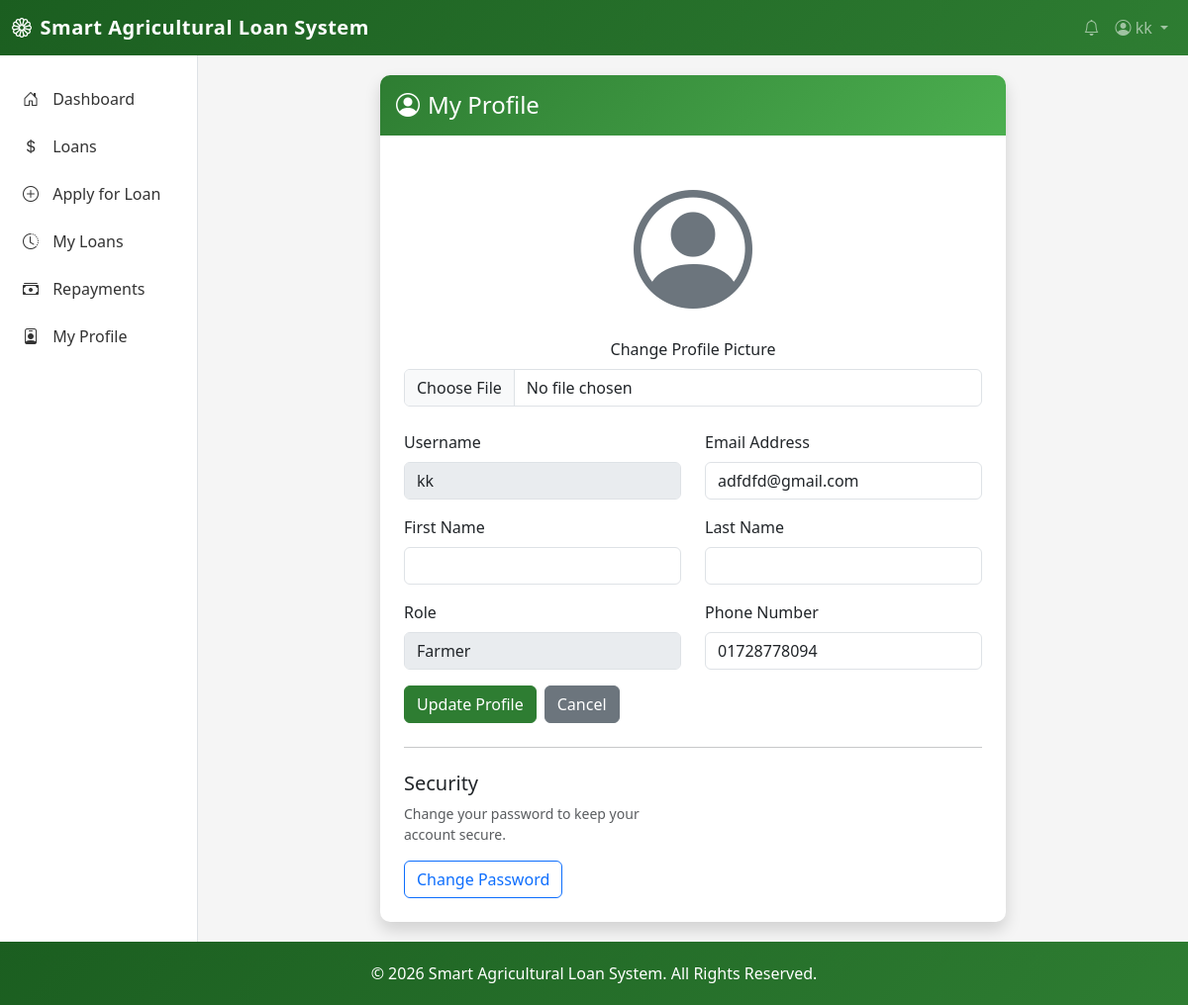
Page /profile/ (signed in) on the earlier database version.
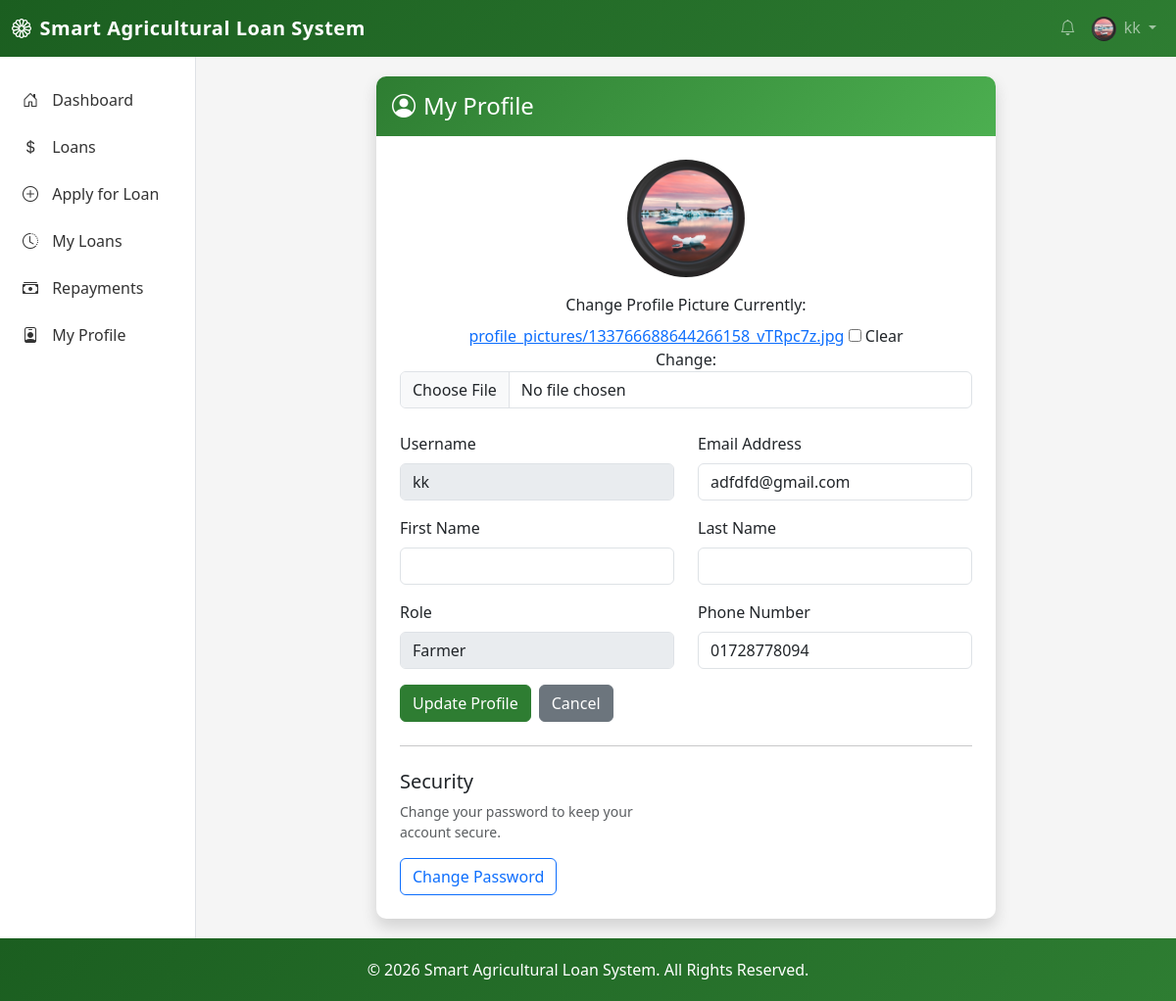
Same page on the later database version.
### loan_app/models.py (models this page shows, shortened)
class User(AbstractUser):
    ROLE_CHOICES = [
        ("Farmer", "Farmer"),
        ("Bank Officer", "Bank Officer"),
        ("Admin", "Admin"),
    ]
    role = models.CharField(max_length=20, choices=ROLE_CHOICES, default="Farmer")
    phone_number = models.CharField(max_length=20, blank=True)
    profile_picture = models.ImageField(
        upload_to="profile_pictures/", blank=True, null=True
    )
    is_verified = models.BooleanField(default=False)
    nid_card_front = models.FileField(
        upload_to="nid_cards/",
        blank=True,
        null=True,
        help_text="Upload NID card front side",
    )
    nid_card_back = models.FileField(
        upload_to="nid_cards/",
        blank=True,
        null=True,
        help_text="Upload NID card back side",
    )
    nid_verified = models.BooleanField(
        default=False, help_text="Whether NID has been verified by bank officer"
    )
    nid_verified_by = models.ForeignKey(
        "self",
        on_delete=models.SET_NULL,
        null=True,
        blank=True,
        related_name="nid_verifications",
    )
    nid_verified_at = models.DateTimeField(null=True, blank=True)

### loan_app/views.py (the view)
# urls.py: path("profile/", views.profile, name="profile"),
@login_required
def profile(request):
    if request.method == "POST":
        form = UserUpdateForm(request.POST, request.FILES, instance=request.user)
        if form.is_valid():
            form.save()
            messages.success(request, "Profile updated successfully!")
            return redirect("profile")
    else:
        form = UserUpdateForm(instance=request.user)
    return render(request, "registration/profile.html", {"form": form})

### loan_app/forms.py
class UserUpdateForm(forms.ModelForm):
    email = forms.EmailField(required=True)
    phone_number = forms.CharField(max_length=20, required=False)
    role = forms.ChoiceField(choices=User.ROLE_CHOICES, required=False)
    profile_picture = forms.ImageField(
        required=False,
        widget=forms.ClearableFileInput(
            attrs={"class": "form-control", "accept": "image/*"}
        ),
    )
    class Meta:
        model = User
        fields = [
            "username",
            "email",
            "phone_number",
            "role",
            "first_name",
            "last_name",
            "profile_picture",
        ]
    def __init__(self, *args, **kwargs):
        super().__init__(*args, **kwargs)
        for field in self.fields:
            self.fields[field].widget.attrs.update({"class": "form-control"})
        self.fields["role"].disabled = True
        self.fields["username"].disabled = True

### templates/registration/profile.html (shortened to what this page needs)
{% extends 'base.html' %}
{% block content %}
<div class="row">
    <div class="col-md-8 mx-auto">
        <div class="card shadow">
            <div class="card-header py-3">
                <h4 class="mb-0"><i class="bi bi-person-circle me-2"></i>My Profile</h4>
            </div>
            <div class="card-body p-4">
                <form method="post" enctype="multipart/form-data">
                    <div class="text-center mb-4">
                        {% if user.profile_picture %}
                            <img src="{{ user.profile_picture.url }}"
                                 alt="Profile Picture"
                                 class="rounded-circle mb-3"
                                 style="width: 120px; height: 120px; object-fit: cover;">
                        {% else %}
                            <i class="bi bi-person-circle text-secondary mb-3" style="font-size: 120px;"></i>
                        {% endif %}
                        <div class="mb-3">
                            <label for="id_profile_picture" class="form-label">Change Profile Picture</label>
                            {{ form.profile_picture }}
                        </div>
                    </div>
                    <div class="row">
                        <div class="col-md-6 mb-3">
                            <label for="id_username" class="form-label">Username</label>
                            {{ form.username }}
                        </div>
                        <div class="col-md-6 mb-3">
                            <label for="id_email" class="form-label">Email Address</label>
                            {{ form.email }}
                        </div>
                    </div>
                    <div class="row">
                        <div class="col-md-6 mb-3">
                            <label for="id_first_name" class="form-label">First Name</label>
                            {{ form.first_name }}
                        </div>
                        <div class="col-md-6 mb-3">
                            <label for="id_last_name" class="form-label">Last Name</label>
                            {{ form.last_name }}
                        </div>
                    </div>
                    <div class="row">
                        <div class="col-md-6 mb-3">
                            <label for="id_role" class="form-label">Role</label>
                            {{ form.role }}
                        </div>
                        <div class="col-md-6 mb-3">
                            <label for="id_phone_number" class="form-label">Phone Number</label>
                            {{ form.phone_number }}
                        </div>
                    </div>
                    <div class="d-flex gap-2">
                        <button type="submit" class="btn btn-primary">Update Profile</button>
                        <a href="{% url 'home' %}" class="btn btn-secondary">Cancel</a>
                    </div>
                </form>
                <hr class="my-4">
                <div class="row">
                    <div class="col-md-6">
                        <h5>Security</h5>
                        <p class="text-muted small">Change your password to keep your account secure.</p>
                        <a href="{% url 'password_change' %}" class="btn btn-outline-primary">Change Password</a>
                    </div>
                </div>
            </div>
        </div>
    </div>
</div>
{% endblock %}

### templates/base.html (shortened to what this page needs)
<!DOCTYPE html>
<html lang="en">
<head>
    <link href="https://cdn.jsdelivr.net/npm/bootstrap@5.3.2/dist/css/bootstrap.min.css" rel="stylesheet">
    <link rel="stylesheet" href="https://cdn.jsdelivr.net/npm/bootstrap-icons@1.11.1/font/bootstrap-icons.css">
</head>
<body>
    <nav class="navbar navbar-expand-lg navbar-dark">
        <div class="container-fluid">
            <a class="navbar-brand" href="/">
                <i class="bi bi-flower1 me-2"></i>Smart Agricultural Loan System
            </a>
            <div class="collapse navbar-collapse" id="navbarNav">
                <ul class="navbar-nav ms-auto">
                    <li class="nav-item">
                        <a class="nav-link" href="#"><i class="bi bi-bell"></i></a>
                    </li>
                    <li class="nav-item dropdown">
                        <a class="nav-link dropdown-toggle" href="#" role="button" data-bs-toggle="dropdown">
                            {% if user.profile_picture %}
                                <img src="{{ user.profile_picture.url }}" class="rounded-circle me-1" style="width: 25px; height: 25px; object-fit: cover;">
                            {% else %}
                                <i class="bi bi-person-circle"></i>
                            {% endif %}
                            {{ user.username }}
                        </a>
                    </li>
                </ul>
            </div>
        </div>
    </nav>
    <div class="container-fluid">
        <div class="row">
            <div class="col-md-2 sidebar">
                <ul class="nav flex-column">
                    <li class="nav-item">
                        <a class="nav-link" href="{% url 'dashboard' %}">
                            <i class="bi bi-house-door"></i> Dashboard
                        </a>
                    </li>
                    {% if user.role == 'Farmer' %}
                    <li class="nav-item">
                        <a class="nav-link" href="{% url 'loan_list' %}">
                            <i class="bi bi-currency-dollar"></i> Loans
                        </a>
                    </li>
                    <li class="nav-item">
                        <a class="nav-link" href="{% url 'loan_apply' %}">
                            <i class="bi bi-plus-circle"></i> Apply for Loan
                        </a>
                    </li>
                    <li class="nav-item">
                        <a class="nav-link" href="{% url 'loan_history' %}">
                            <i class="bi bi-clock-history"></i> My Loans
                        </a>
                    </li>
                    <li class="nav-item">
                        <a class="nav-link" href="{% url 'repayment_history' %}">
                            <i class="bi bi-cash-stack"></i> Repayments
                        </a>
                    </li>
                    <li class="nav-item">
                        <a class="nav-link" href="{% url 'farmer_profile' %}">
                            <i class="bi bi-person-badge"></i> My Profile
                        </a>
                    </li>
                    {% endif %}
                </ul>
            </div>
            <div class="col-md-10 content-wrapper">
                {% block content %}{% endblock %}
            </div>
        </div>
    </div>
    <footer class="footer text-center">
        <div class="container">
            <p class="mb-0">&copy; 2026 Smart Agricultural Loan System. All Rights Reserved.</p>
        </div>
    </footer>
</body>
</html>

Differences in the rows shown:
changed User "kk": profile_picture: picture added
Other differences:
form field profile_picture: (not shown) → "☐"
text now shown: "Currently: profile_pictures/133766688644266158_vTRpc7z.jpg Clear Change:"
